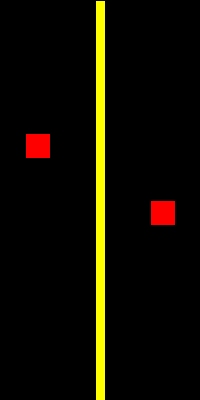
Frame 1 (no input)
Frame 60 (the mouse pressed at the canvas centre just before this capture): identical to frame 1, image omitted
Frame 120 (the mouse held since frame 60 and released just before this capture): identical to frame 1, image omitted

The Processing sketch that drew this single still picture (run headless with seeded random() and noise(); from frame 60 on, the mouse is pressed at the canvas centre):

// Processing sketch: exercise_1_5
// ── exercise_1_5.pde
// Exercise 1.4
// Student: Gusev Roman
// Group: FAF-222

PVector car1Location;
PVector car2Location;
Car car1;
Car car2;

void setup() {
  size(200, 400);
  car1Location = new PVector(150, height/2);
  car2Location = new PVector(25, height/3);
  car1 = new Car(-0.01, car1Location);
  car2 = new Car(0.01, car2Location);
  fill(0);
  rect(80, 400, 400, 200);
}

void draw() {
  background(0);
  fill(255, 255, 0);
  rect(95, 0, 10, 400);
  car1.update();
  car1.checkEdges();
  car1.display();
  
  car2.update();
  car2.checkEdges();
  car2.display();
}

// ── Car.pde
class Car {
  PVector location;
  PVector velocity;
  PVector acceleration;
  PVector deceleration;
  float accelerationValue;
  float maxSpeed;
  float minSpeed;
  boolean isAccelerating;
  
  Car(float accelerationValue, PVector location) {
    this.location = location;
    velocity = new PVector(0, 0);
    this.accelerationValue = accelerationValue;
    acceleration = new PVector(0, this.accelerationValue);
    deceleration = new PVector(0, -this.accelerationValue);
    maxSpeed = 10;
    minSpeed = 0;
    isAccelerating = false;
  }
  
  void update() {
    if (keyPressed && ((key == CODED && keyCode == UP) || key == 'w')) {
      velocity.add(acceleration);
      velocity.limit(maxSpeed);      
    }
    else if (keyPressed && ((key == CODED && keyCode == DOWN) || key == 's')) {
      velocity.add(deceleration);
      if (velocity.mag() < 0.1) {
        velocity.limit(minSpeed);
      }
      else {
        velocity.limit(max(velocity.mag(), minSpeed));
      }
    }
    
    location.add(velocity);
  }
  
  void display() {
    fill(255, 0, 0);
    square(location.x, location.y, 25);
  }
  
  void checkEdges() {
    if (location.x > width) {
      location.x = 0;
    }
    else if (location.x < 0) {
      location.x = width;
    }
    
    if (location.y > height) {
      location.y = 0;
    }
    else if (location.y < 0) {
      location.y = height;
    }
  }
}
